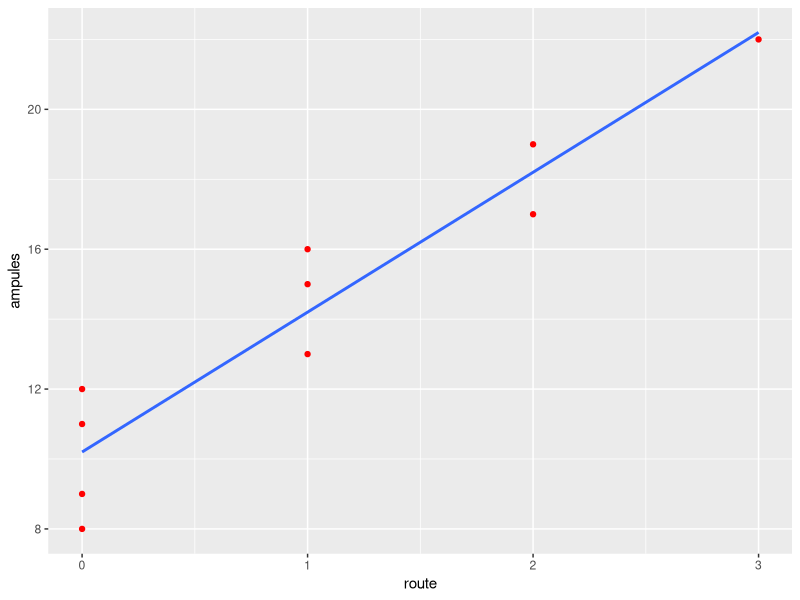
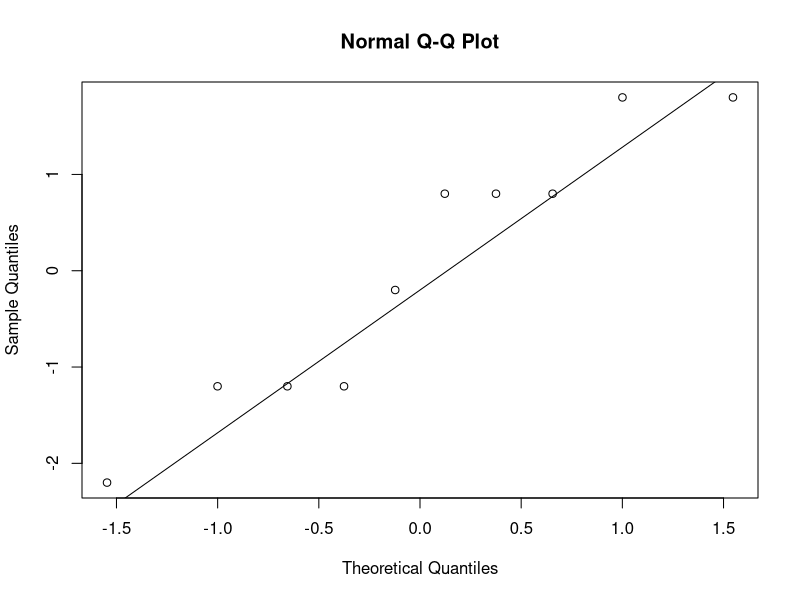
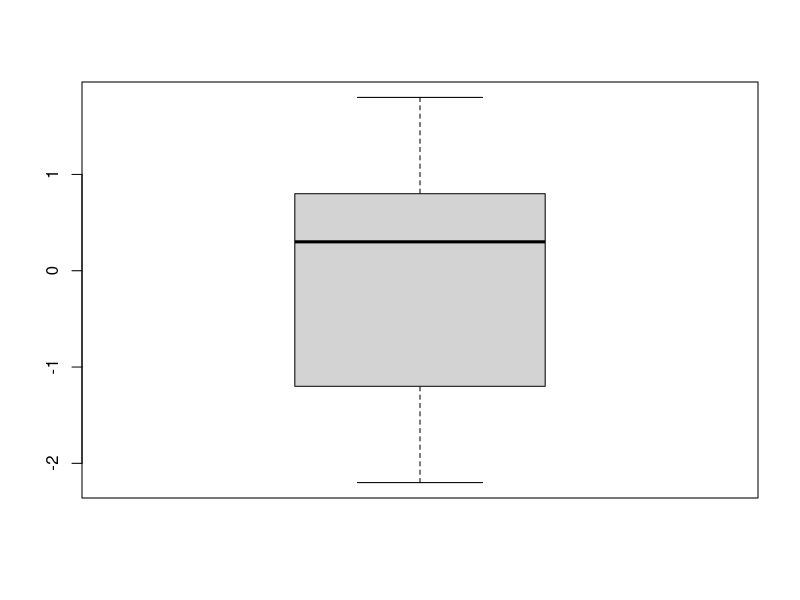
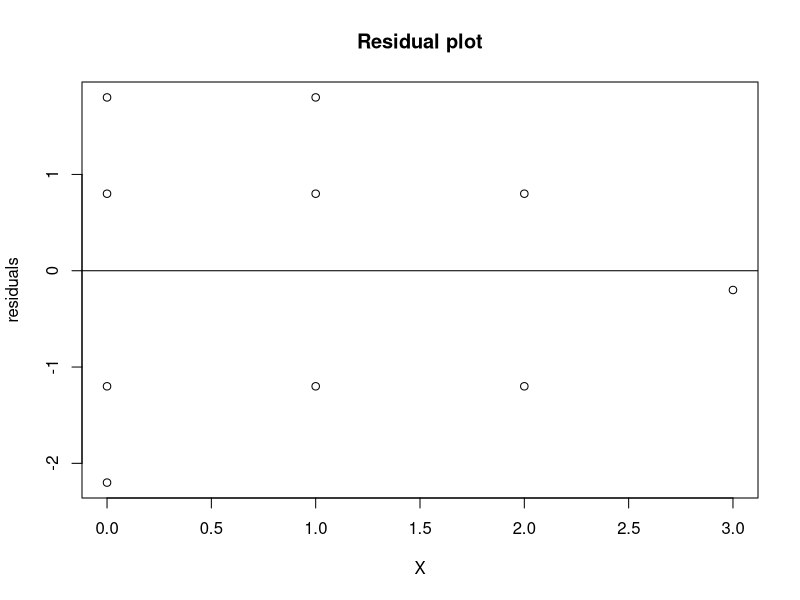
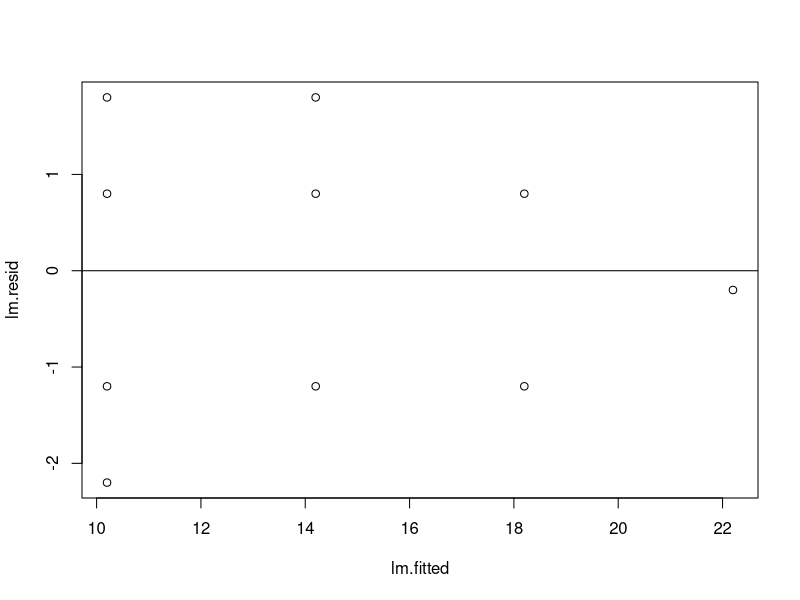
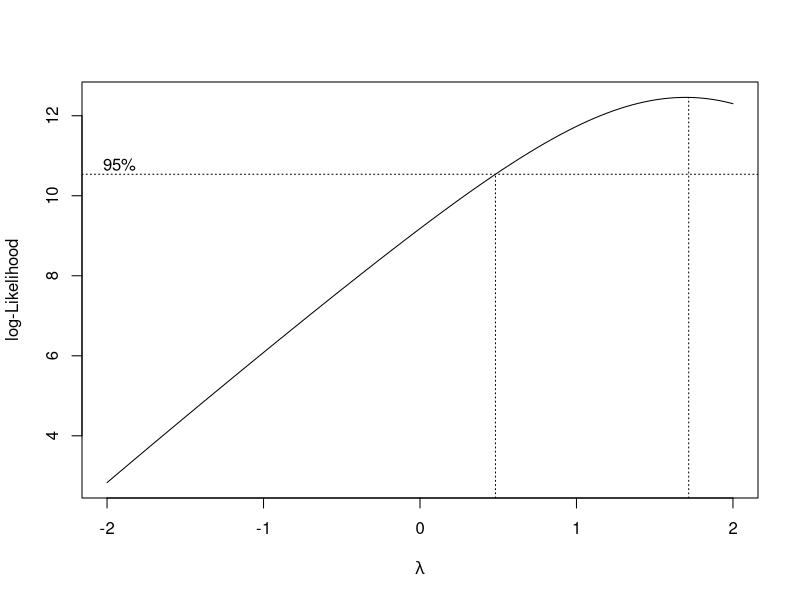
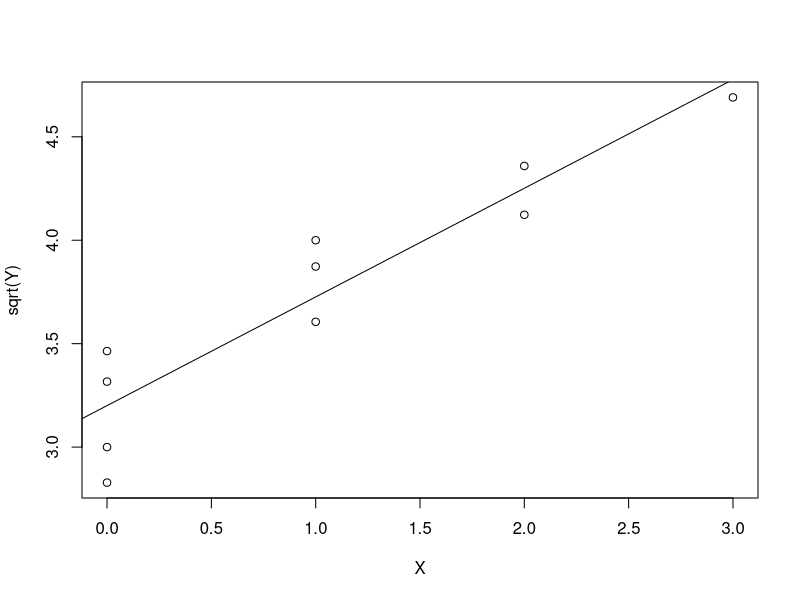
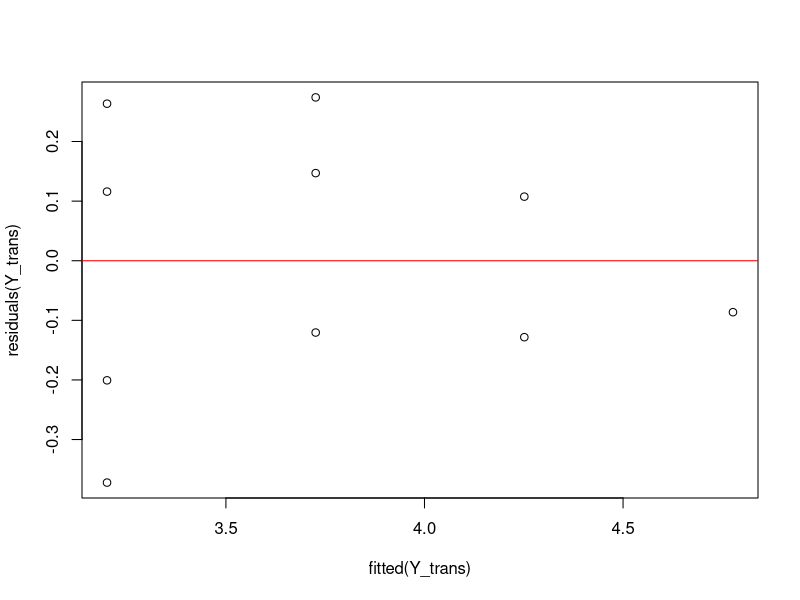

Reproduce these figures in R, in order.
## ---- chunk 1
knitr::opts_chunk$set(echo = TRUE)
library(tidyverse)
## ---- chunk 2
route <- c(1, 0, 2, 0, 3, 1, 0, 1, 2, 0)
ampules <- c(16, 9, 17, 12, 22, 13, 8, 15, 19, 11)

df = tibble(route, ampules)

df %>% 
  ggplot(aes(x = route, y = ampules)) +
  geom_point(color = "red") +
  geom_smooth(method = "lm", se = F, formula = y ~ x)
## ---- chunk 3
lm.fit <- lm(ampules ~ route)
summary(lm.fit)
## ---- chunk 4
# The formula is given as 
# y(hat) = 10.2 + 4x

# when x = 1
yhat_1 <- 10.2 + 4*1

yhat_1

# Calculate for when X = 2
yhat_2 <- 10.2 + 4*2

# Estimate the increase
slope <- yhat_2 - yhat_1
slope
## ---- chunk 5
# For x = 3
# y_hat = 10.2 + 4*3
# y_hat = 10.2 + 12 = 22.2
# residual for X3 = 22.2 - 22 = 0.2 (Below average because it is negative)

yhat <- 10.2 + 4 * 3
residual <- 22 - yhat # Where 22 is the observed value
residual
## ---- chunk 6
Xbar = mean(route)
Ybar = mean(ampules)
# To verify that the fitted regression line goes through the point, we substitute x in the equation for Xbar, that is, 1 and verify if it is 14.2

yhat <- 10.2 + 4 * 1
print(paste("yhat = ", yhat))

print(paste("Xbar = ", Xbar, ", Ybar = ", Ybar, "Yhat at points(1, 14.2) = ", yhat))

## ---- chunk 7
X = c(1, 0, 2, 0, 3, 1, 0, 1, 2, 0)
Y = c(16, 9, 17, 12, 22, 13, 8, 15, 19, 11)

d.data <- tibble(X, Y)

conf.95 <- qt(p=.025, df=8, lower.tail = FALSE)

# conf.95

lm.fit <- lm(Y ~ X, data = d.data)
# lm.fit

# summary(lm.fit)

# qt(p=.025, df=8, lower.tail = FALSE)
# 4.00 +/- 2.306(0.469)

upper_bound <- 4.00 + 2.306 * 0.469
lower_bound <- 4.00 - 2.306 * 0.469

conf.int <- c(lower_bound, upper_bound)
conf.int
## ---- chunk 8
new_df <- data.frame(X = 19)

predict(object = lm.fit, newdata = new_df, interval = "prediction") %>% 
cbind(new_df)
## ---- chunk 9
predict(object = lm.fit, newdata = new_df, interval = "confidence") %>% 
cbind(new_df)
## ---- chunk 10
qqnorm(lm.fit$residuals)
qqline(lm.fit$residuals)
## ---- chunk 11
confint(lm.fit, '(Intercept)', level = 0.95)
## ---- chunk 12
lm.fit.res <- residuals(lm.fit)
lm.fit.res[2]
## ---- chunk 13
boxplot(residuals(lm.fit))
## ---- chunk 14
lm.resid <- resid(lm.fit)

plot(d.data$X , lm.resid,
     xlab = "X",
     ylab = "residuals",
     main = "Residual plot")
abline(0, 0)
## ---- chunk 15
lm.fitted <- fitted(lm.fit)

plot(lm.fitted, lm.resid)
abline(0, 0)
## ---- chunk 16
x <- c(9,9,9,7,7,7,5,5,5,3,3,3,1,1,1)
y<- c(.07,.09,.08,.16,.17,.21,.49,.58,.53,1.22,1.15,1.07,2.84,2.57,3.10)

linear <- lm(y ~ x)
summary(linear)

anova(linear)

f.value <- 55.994

f.critical <- qf(p = 0.025, df1 = 1, df2 = 13, lower.tail = FALSE)

print(paste("F value = ", f.value, "F Critical = ", f.critical))

ifelse(f.value > f.critical, "Reject the null hypothesis", "Fail to reject the null hypothesis")
## ---- chunk 17
library(MASS)

box_cox <- boxcox(Y ~ X)

# Optimum lambda
lambda <- box_cox$x[which.max(box_cox$y)] 
lambda

new_model <- lm(((Y^lambda-1)/lambda) ~ X) 
new_model

lambda.3 <- lm(((Y^.3 - 1) / .3) ~ X) 
anova(lambda.3) 

lambda.5 <- lm(((Y^.5 - 1) / .5) ~ X) 
anova(lambda.5)
## ---- chunk 18
Y_trans <- lm(Y^0.5 ~ X)
summary(Y_trans)
## ---- chunk 19
plot(X, sqrt(Y))
abline(lm(sqrt(Y)~X))
## ---- chunk 20
plot(fitted(Y_trans), residuals(Y_trans))
abline(0,0, col = "red")
## ---- chunk 21
A <- matrix(c(1, 4,
              2, 6,
              3, 8), ncol = 2, byrow = TRUE)


B <- matrix(c(1, 3,
              1, 4,
              2, 5), ncol = 2, byrow = TRUE)


C <- matrix(c(3, 8, 1,
              5, 4, 0), ncol = 3, byrow = TRUE)

D <- matrix(c(5, 3,
              15, 6), ncol = 2, byrow = TRUE)
D
## ---- chunk 22
t(B)
## ---- chunk 23
solve(D)
## ---- chunk 24
A %*% C -> mult.res
mult.res
## ---- chunk 25
dim(mult.res)
## ---- chunk 26
Y <- matrix(c(124, 
              95,
              71,
              45,
              18), ncol = 1, byrow = TRUE)

X <- matrix(c(1, 49, 
              1, 69,
              1, 89,
              1, 99,
              1, 109), ncol = 2, byrow = TRUE)

t(X) -> transposeX
# transposeX
  
dim(X)

transposeX%*%X -> Product2
# Product2

det(Product2)

solve(Product2)

interceptandslope <- solve(Product2)%*%transposeX%*%Y
  
interceptandslope
## ---- chunk 27
X %*% interceptandslope
## ---- chunk 28
Y - X %*% interceptandslope
